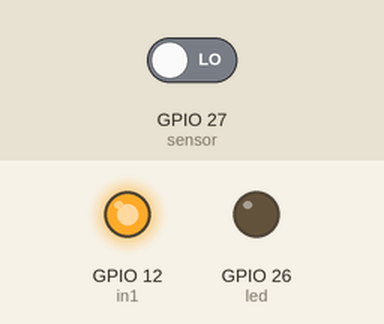
Bench run of a sketch on a simulated ESP32. Shown: output pins drawn as LEDs (lit = HIGH). The inputs (shaded band) are chosen by the test bench; at power-on: GPIO 27 (sensor) LOW.

Above: at 14.2 s.
14.3 s: GPIO 27 (sensor) driven HIGH
At 14.6 s:
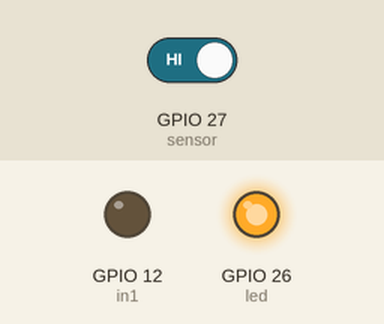
Timing chart, 0 to 17.3 s (numbered marks = the images above; inputs shaded):
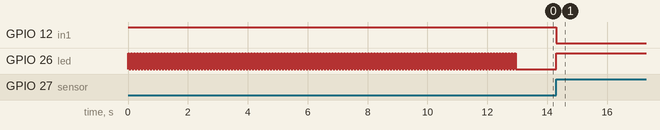

Measured:
- after the input at 14.3 s, GPIO 12 (in1): HIGH → LOW at once; GPIO 26 (led): LOW → HIGH at once

The sketch:

pir.ino
```cpp
//pir

//#define timeSeconds 10
//
//// Set GPIOs for LED and PIR Motion Sensor
//const int led = 26;
//const int motionSensor = 27;
//
//// Timer: Auxiliary variables
//unsigned long now = millis();
//unsigned long lastTrigger = 0;
//boolean startTimer = false;
//
//// Checks if motion was detected, sets LED HIGH and starts a timer
//void IRAM_ATTR detectsMovement() {
//  Serial.println("MOTION DETECTED!!!");
//  digitalWrite(led, HIGH);
//  startTimer = true;
//  lastTrigger = millis();
//}
//
//void setup() {
//  // Serial port for debugging purposes
//  Serial.begin(115200);
//
//  // PIR Motion Sensor mode INPUT_PULLUP
//  pinMode(motionSensor, INPUT_PULLUP);
//  // Set motionSensor pin as interrupt, assign interrupt function and set RISING mode
//  attachInterrupt(digitalPinToInterrupt(motionSensor), detectsMovement, RISING);
//
//  // Set LED to LOW
//  pinMode(led, OUTPUT);
//  digitalWrite(led, LOW);
//}
//
//void loop() {
//  // Current time
//  now = millis();
//  // Turn off the LED after the number of seconds defined in the timeSeconds variable
//  if(startTimer && (now - lastTrigger > (timeSeconds*1000))) {
//    Serial.println("Motion stopped...");
//    digitalWrite(led, LOW);
//    startTimer = false;
//  }
//}

int in1 = 12;
int sensor = 27;
int led = 26;
unsigned long t=0;

void setup()
{
  Serial.begin(9600);
  pinMode(in1, OUTPUT);
  pinMode(sensor, INPUT);
  pinMode(led, OUTPUT);

  digitalWrite(in1,HIGH);
  digitalWrite(led,LOW);

  while(millis()<13000)
  {
    digitalWrite(led,HIGH);
    delay(50);
    digitalWrite(led,LOW);
    delay(50);
  }
  digitalWrite(led,LOW);

}


void loop()
{
  digitalWrite(in1,HIGH);
  digitalWrite(led,LOW);
  if(digitalRead(sensor)==HIGH)
  {
   t=millis();
   while(millis()<(t+5000))
   {
   digitalWrite(in1,LOW);
   digitalWrite(led,HIGH);
     if((millis()>(t+2300))&&(digitalRead(sensor)==HIGH))
      {
       t=millis();
      }
   }
  }
}
```
